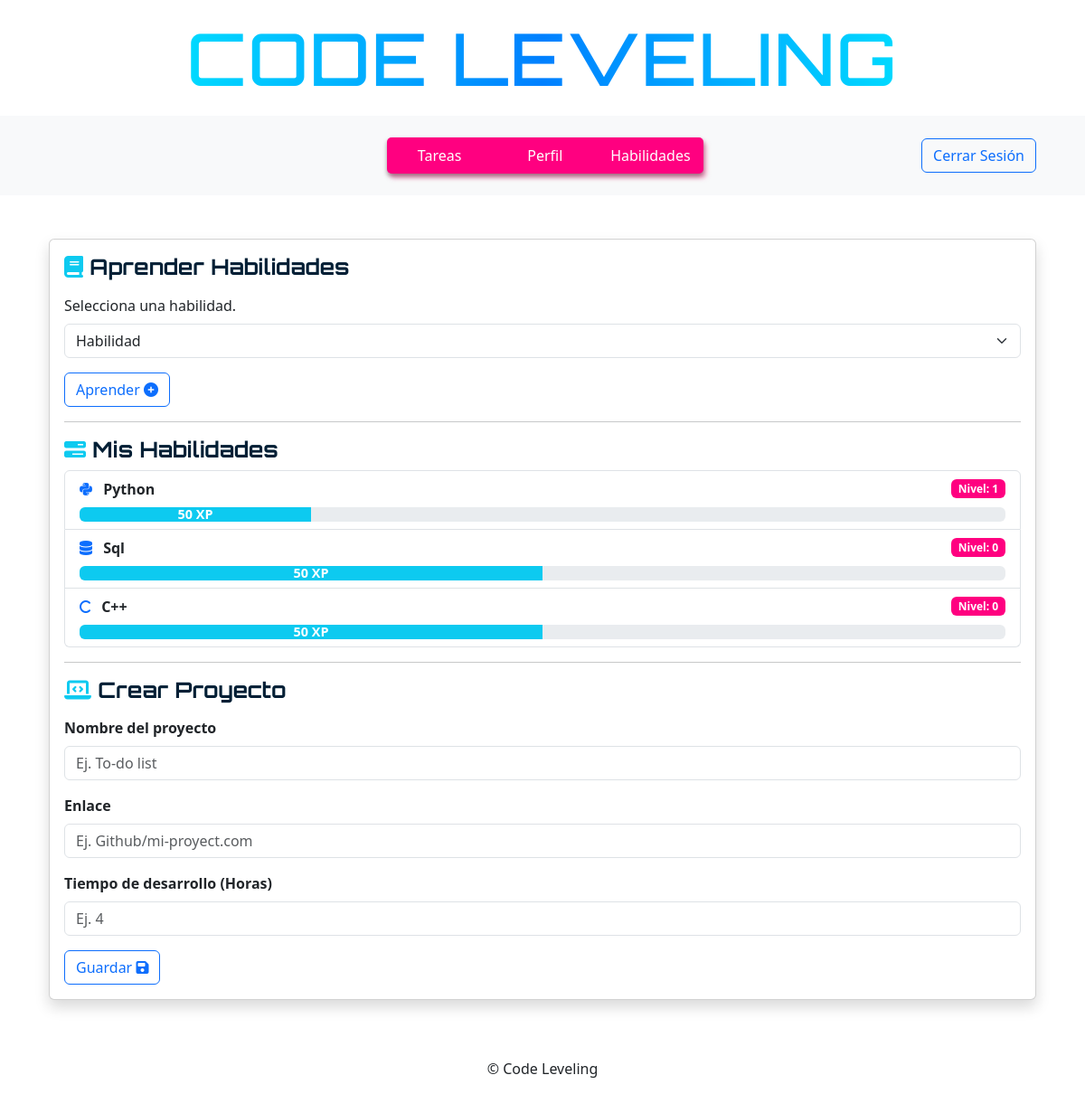
The page /habilidades (signed in) on the database its author committed.
### tables this page shows
CREATE TABLE users_skills (
id INTEGER PRIMARY KEY AUTOINCREMENT,
user_id INTEGER NOT NULL,
skill_id INTEGER NOT NULL,
level INTEGER DEFAULT 0,
xp INTEGER DEFAULT 0,
xp_max INTEGER DEFAULT 100,
FOREIGN KEY (user_id) REFERENCES users(id),
FOREIGN KEY (skill_id) REFERENCES skills(id),
UNIQUE (user_id, skill_id)
);

CREATE TABLE skills (
id INTEGER PRIMARY KEY AUTOINCREMENT,
name TEXT NOT NULL,
icon TEXT);

### app.py (the view)
@app.route("/habilidades")
@login_required
def habilidades():
    skill_cat = execute_db("SELECT * FROM skills;",result=True)
    skills = execute_db("SELECT s.name, s.icon, us.level, us.xp, us.xp_max FROM users_skills us JOIN skills s ON us.skill_id = s.id WHERE us.user_id = ?", param=(session["user_id"],),result=True)
    return render_template("habilidades.html", skills=skills, skill_cat=skill_cat)

### helpers.py (called while the page is built)
def login_required(f):
    @wraps(f)
    def decorated_function(*args, **kwargs):
        if session.get("user_id") ==  None:
            return redirect("/login")
        return f(*args, **kwargs)
    return decorated_function

def execute_db(query, param=(),result = False):
    connection = sqlite3.connect('leveling.db')
    connection.row_factory = sqlite3.Row
    db = connection.cursor()
    db.execute(query,param)
    rows = None
    if result == True:
        rows = db.fetchall()
    connection.commit()
    connection.close()
    return rows

### templates/habilidades.html (shortened to what this page needs)
{% extends "layout.html" %}
{% block body %}
<div class="container d-flex justify-content-center my-5">
    <div class="card shadow" style="width:100%;">
        <div class="card-body">
            <h4 class="card-title letter-1 mb-3"><i class="fa-solid fa-book text-info" ></i> Aprender Habilidades</h4>
            <form action="/habilidades/aprender" method="POST">
                <div class="mb-3">
                    <label for="skill_selector" class="form-label">Selecciona una habilidad.</label>
                    <select class="form-select" id="skill_selector" name="skill_id">
                        <option selected disabled> Habilidad </option>
                    </select>
                </div>
                <button type="submit" class="btn btn-outline-primary btn-p">Aprender <i class="fa-solid fa-circle-plus"></i></button>
            </form>
            <hr>
            <h4 class="card-title letter-1"><i class="fa-solid fa-bars-progress text-info"></i> Mis Habilidades</h4>
            <div  class="mb-3">
                <ul class="list-group">
                    {% for skill in skills %}
                    <li class="list-group-item">
                        <div class="d-flex justify-content-between align-items-center">
                            <div>
                                <i class="{{skill.icon}} text-primary me-2"></i>
                                <strong>{{skill.name}}</strong>
                            </div>
                            <span class="badge" style="background-color:#FF0080;">Nivel: {{skill.level}}</span>
                        </div>
                        <div class="progress mt-2">
                            <div class="progress-bar bg-info" role="progressbar" style="width: {{skill.xp/skill.xp_max*100 | round}}%" aria-valuenow="{{skill.xp}}" aria-valuemin="0" aria-valuemax="{{skill.xp_max}}">
                                {{skill.xp}} XP
                            </div>
                        </div>
                    </li>
                    {% endfor %}
                </ul>
            </div>
            <hr>
            <h4 class="card-title letter-1 mb-3"><i class="fa-solid fa-laptop-code text-info"></i> Crear Proyecto</h4>
            <form action="/habilidades/proyectos" method="POST">
                <div class="mb-3">
                    <label class="form-label" for="p_name"><strong>Nombre del proyecto</strong></label>
                    <input class="form-control" id="p_name" name="pj_name" type="text" placeholder="Ej. To-do list">
                </div>
                <div class="mb-3">
                    <label class="form-label" for="p_link"><strong>Enlace</strong></label>
                    <input class="form-control" id="p_link" name="pj_link" type="url" placeholder="Ej. Github/mi-proyect.com">
                </div>
                <div class="mb-3">
                    <label class="form-label" for="p_time"><strong>Tiempo de desarrollo (Horas)</strong></label>
                    <input class="form-control" id="p_time" name="pj_time" type="number" placeholder="Ej. 4">
                </div>
                <button class="btn btn-outline-primary btn-p">Guardar <i class="fa-solid fa-floppy-disk"></i></button>
            </form>
        </div>
    </div>
</div>
{% endblock %}

### static/css/style.css (style rules this page uses)
.letter-1 { font-family: 'Rajdhani','Orbitron', sans-serif; font-weight: bold; color:#011f35; }
.progress-bar { font-weight: bold; font-size: 0.9rem; }
.btn-p { transition: transform 0.2s ease, box-shadow 0.2s ease; }

### rows shown on the page
users_skills: name "Python", level "1", xp "50"
users_skills: name "Sql", level "0", xp "50"
users_skills: name "C++", level "0", xp "50"
